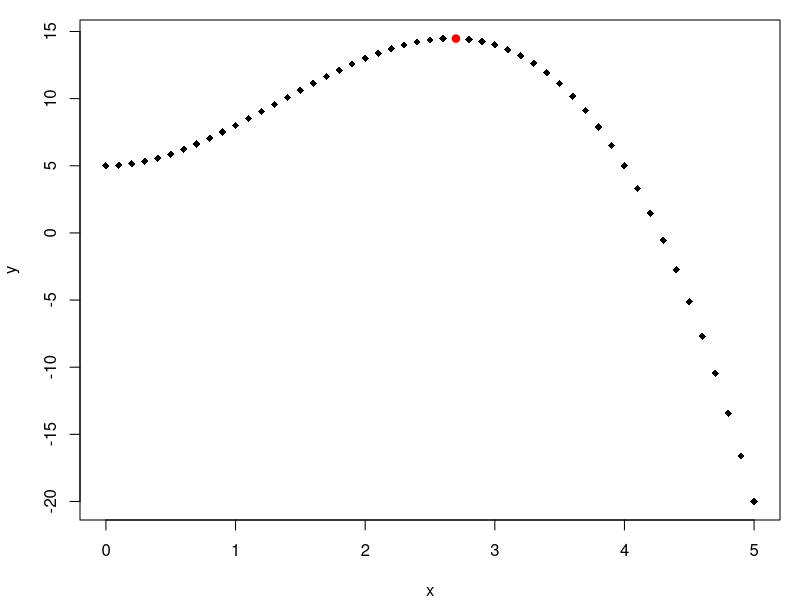

Reproduce this figure in R.
# EJERCICIO 2 - ENCONTRAR EL MAXIMO DE LA FUNCIÓN - FUERZA BRUTA

# FUNCIÓN
f <- function(x){
  return(-x^3 + 4 * x^2 + 5)
}

# VECTORIZACIÓN Y ANÁLISIS - DOMINIO CONTINUO
step <- 0.1
x <- seq(from = 0, to = 5, by = step)
y <- f(x)
cbind(x,y)

index_max <- which.max(y)
x_max <- x[index_max]
y_max <- y[index_max]

# GRAFICO
par(mar = c(4,4,1,1))
plot(x,y, pch = 18)
points(x_max, y_max, pch = 19, col = "red")

# MENSAJE
cat("El valor maximo de la función es:", y_max,
    "\nEl valor optimo de x es:", x_max)
